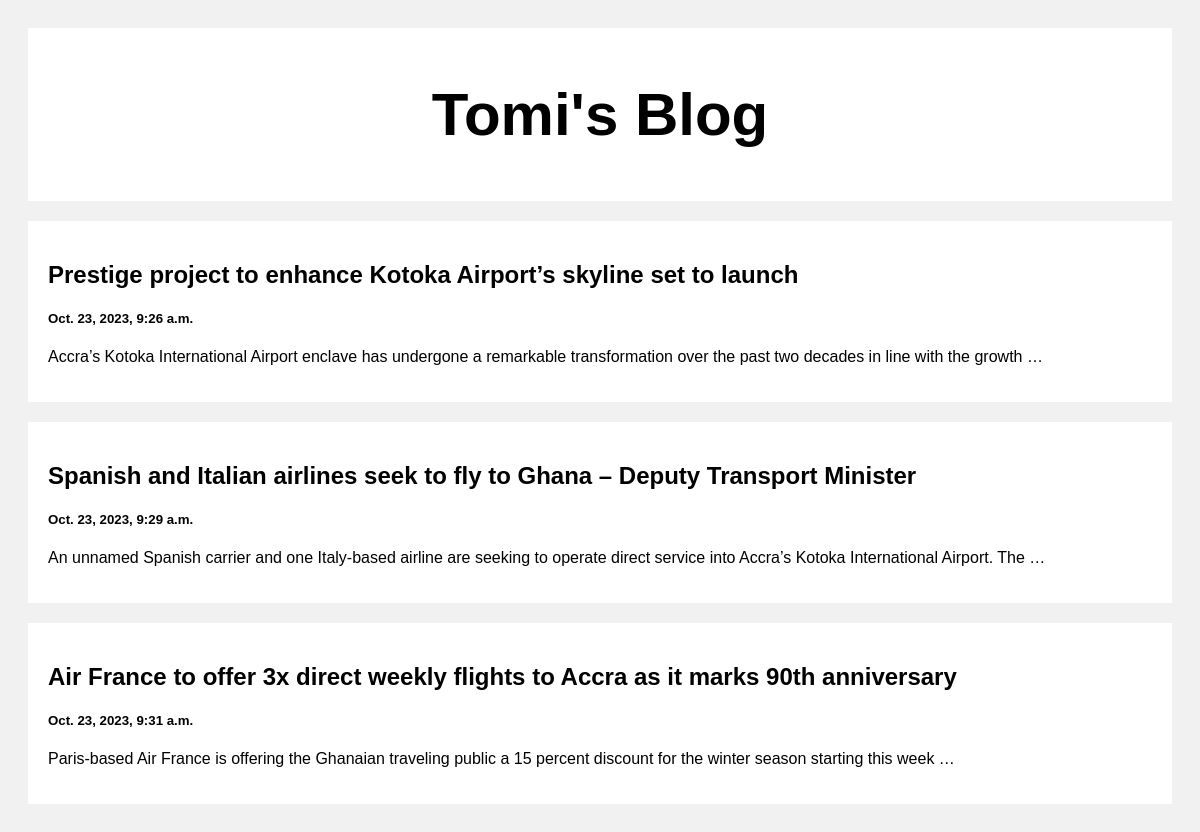
The page / on the database its author committed.
### posts/models.py (models this page shows, shortened)
class Posts (models.Model):
    title = models.CharField(max_length=100)
    body = models.CharField(max_length=1000000)
    created_at = models.DateTimeField(default=datetime.now, blank=True)
    slug = models.CharField(max_length=1000, null=True, blank=True)

### posts/views.py (the view)
# urls.py: path('', views.index, name='index'),
def index(request):
    posts = Posts.objects.all()
    return(render(request, 'index.html', {'posts':posts}))

### templates/index.html (shortened to what this page needs)
{% load static %}
<!DOCTYPE html>
<html>
<head>
<link rel="stylesheet" href="{% static 'styles.css' %}">
</head>
<body>
<div class="header">
  <h2>Tomi's Blog</h2>
</div>
<div class="row">
  <div class="leftcolumn">
    {% for post in posts %}
      <div class="card">
        <a style="text-decoration: none; color: black;" href="/post/{{post.slug}}">
        <h2>{{post.title}}</h2>
        <h5>{{post.created_at}}</h5>
        <p>{{post.body|truncatewords:20}}</p>
      </a>
    </div>
    {% endfor %}
  </div>
</div>
</body>
</html>

### static/styles.css (style rules this page uses)
* { box-sizing: border-box; }
body { font-family: Arial; padding: 20px; background: #f1f1f1; }
.header { padding: 2px; font-size: 40px; text-align: center; background: white; }
.leftcolumn { float: left; width: 100%; }
.card { background-color: white; padding: 20px; margin-top: 20px; }
.row:after { content: ""; display: table; clear: both; }

### rows shown on the page
Posts: title "Prestige project to enhance Kotoka Airport’s skyline set to launch", created_at "Oct. 23, 2023, 9:26 a.m.", body "Accra’s Kotoka International Airport enclave has undergone a remarkable transformation over the past two decades in line with the growth …"
Posts: title "Spanish and Italian airlines seek to fly to Ghana – Deputy Transport Minister", created_at "Oct. 23, 2023, 9:29 a.m.", body "An unnamed Spanish carrier and one Italy-based airline are seeking to operate direct service into Accra’s Kotoka International Airport. The …"
Posts: title "Air France to offer 3x direct weekly flights to Accra as it marks 90th anniversary", created_at "Oct. 23, 2023, 9:31 a.m.", body "Paris-based Air France is offering the Ghanaian traveling public a 15 percent discount for the winter season starting this week …"
